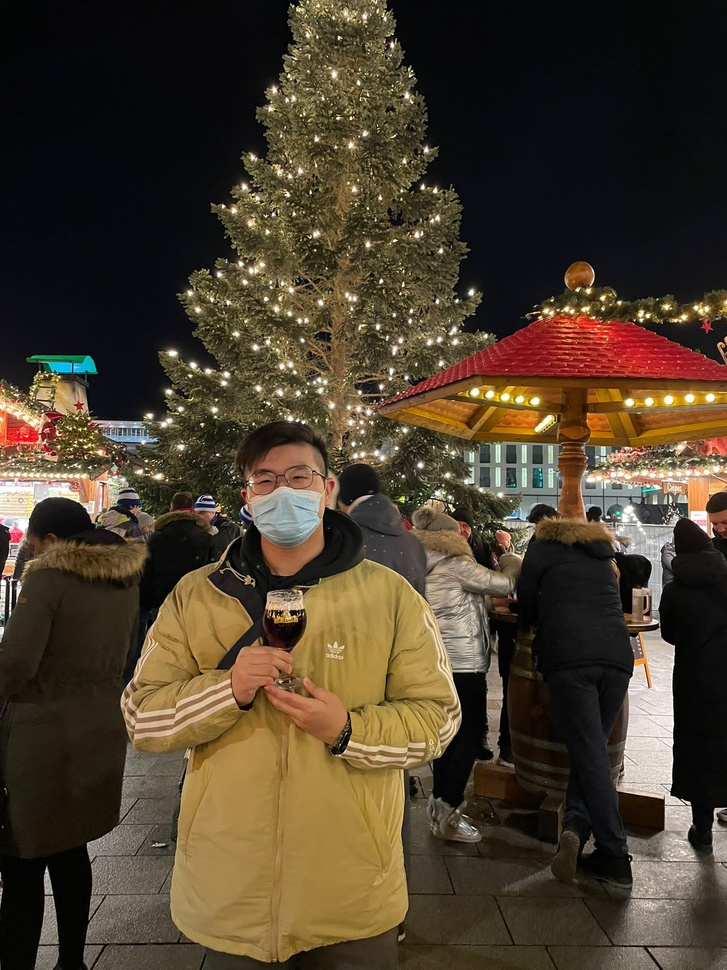
%> input picture Homework2/test.JPG, 727 x 970 px, shrunk from 1536 x 2048 before the run, given in place of test.png, which was not available
$ octave test.m   (GNU Octave 9; MATLAB toolbox functions it lacks are replaced by stand-ins)
%> lines starting %> are read from the running program, lines starting %| are printed output that depends on the picture; pictures that were not available may be replaced by others from this repository, and a replacement may not be noted
%> further down, img is the input picture: size 970x727x3 uint8; mean R, G, B 75.5, 62.5, 45
### Homework1/rgb_to_gray.m
function gray_image = rgb_to_gray(input_image)
    % [14 lines of commented-out code are left out]

    [ ~, ~, channels] = size(input_image);
%> channels = 3
    if channels == 3
        R = double(input_image(:,:,1));
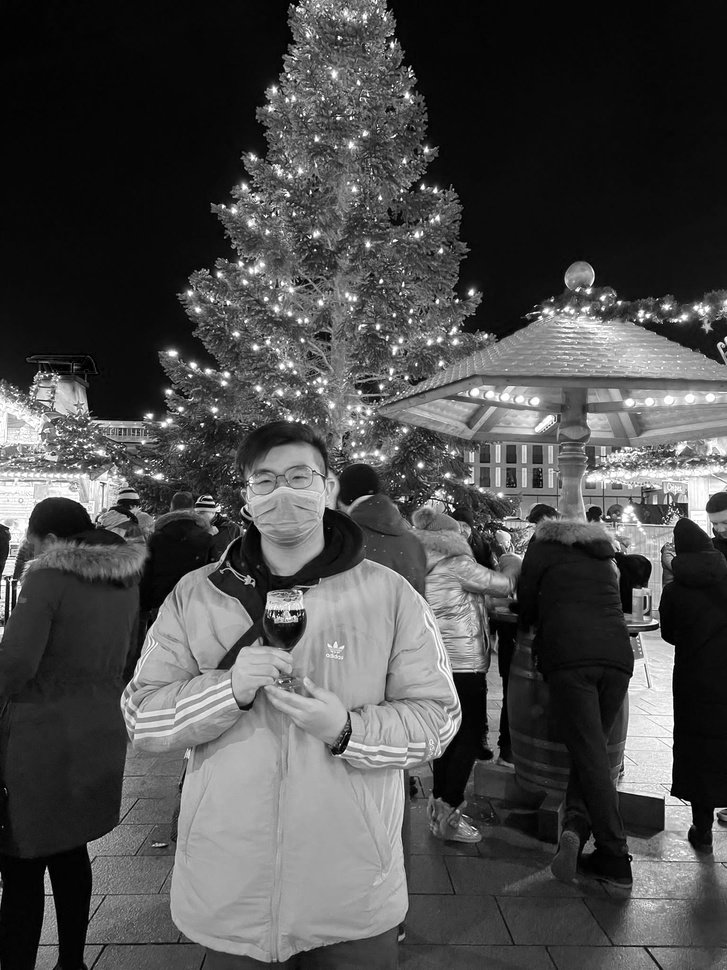
%> R: size 970x727 double; min 0, max 255, mean 75.5
        G = double(input_image(:,:,2));
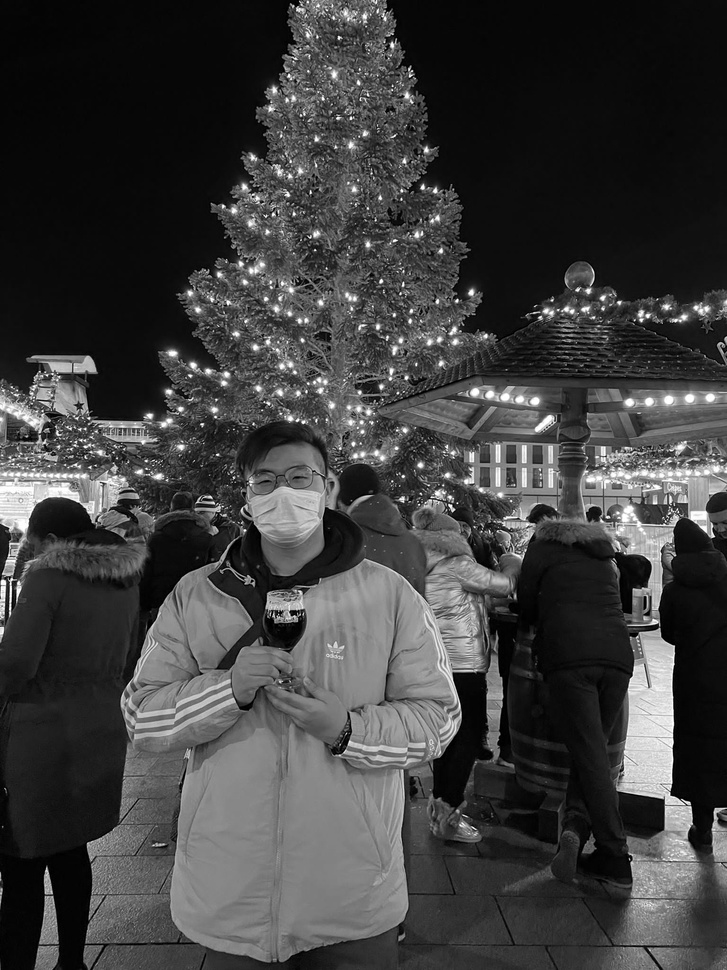
%> G: size 970x727 double; min 0, max 255, mean 62.5
        B = double(input_image(:,:,3));
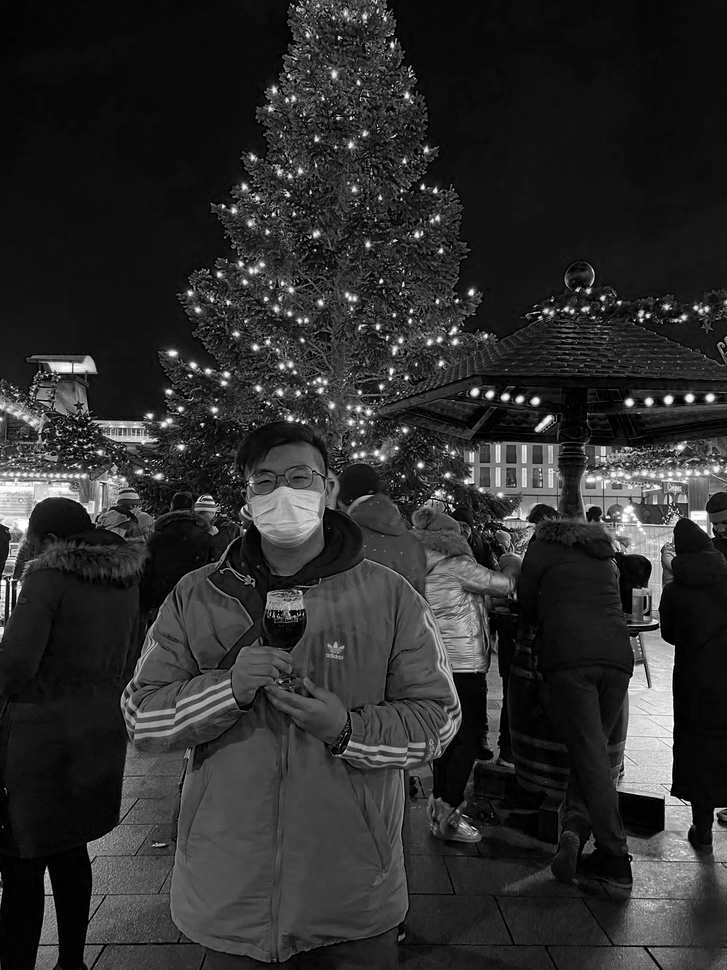
%> B: size 970x727 double; min 0, max 255, mean 45
        gray_image = uint8(0.299*R + 0.587*G + 0.114*B);
    else
        gray_image = input_image;
    end
end

### Homework1/harris_detector.m
function [segment_length, k, tau, do_plot] = harris_detector(input_image, varargin)
    % In this function you are going to implement a Harris detector that extracts features
    % from the input_image.

    %% Input parser
    p = inputParser;
    addRequired(p, 'input_image');

    segment_length_default = 15;
    addOptional(p, 'segment_length', segment_length_default, @(x) isnumeric(x) && (x > 1) && (mod(x,2)~=0));


end

### Homework1/test.m
img = imread('test.png');
gray = rgb_to_gray(img);
%> (the run ends here)
